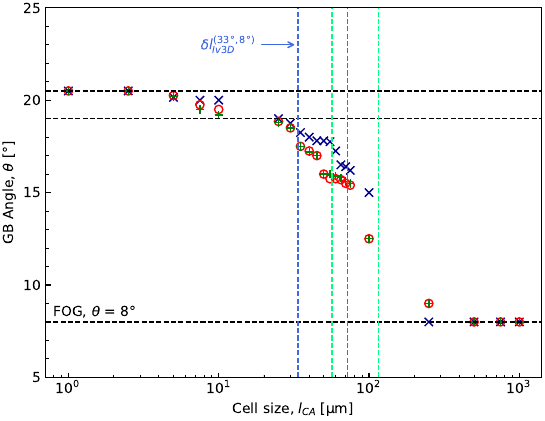

Source code (Python):
import matplotlib.pyplot as plt
from matplotlib import rc
from matplotlib.ticker import (MultipleLocator, AutoMinorLocator)
import numpy as np

# rc('font', **{'family': 'serif', 'serif': ['Computer Modern']})
# rc('text', usetex=True)

data_Iv2D = np.loadtxt('Ang_CA2D_Iv2D.txt')
data_Iv3D = np.loadtxt('Ang_CA2D_Iv3D.txt')
data_Iv3D_50 = np.loadtxt('Ang_Iv3D_a50.txt')

x_2D = data_Iv2D[:, 0]
y_2D = data_Iv2D[:, 1]

x_3D = data_Iv3D[:, 0]
y_3D = data_Iv3D[:, 1]

x_3D_50 = data_Iv3D_50[:, 0]
y_3D_50 = data_Iv3D_50[:, 1]

fig, ax = plt.subplots()

ax.plot(x_2D, y_2D, 'x', color='darkblue')
ax.plot(x_3D, y_3D, 'o', color='red', mfc='none')
ax.plot(x_3D_50, y_3D_50, '+', color='green')

ax.set_xlabel('Cell size, $l_{CA}$ [µm]')
ax.set_ylabel(r'GB Angle, $\theta$ [°]')
ax.semilogx()
ax.tick_params(direction='in', which='both')
ax.yaxis.set_major_locator(MultipleLocator(5))
ax.yaxis.set_minor_locator(MultipleLocator(1))
ax.set_ylim(5, 25)

ax.axhline(8, color='black', linestyle='--', linewidth=1)
ax.axhline(19, color='black', linestyle='--', linewidth=1)
ax.axhline(20.5, color='black', linestyle='--', linewidth=1)

ax.axvline(33.6, color='royalblue', linestyle='--', linewidth=1)
ax.axvline(72.1, color='royalblue', linestyle='--', linewidth=1)
ax.axvline(56.6, color='springgreen', linestyle='--', linewidth=1)
ax.axvline(115.8, color='springgreen', linestyle='--', linewidth=1)

plt.text(1.5, 8.5, r'FOG, $\theta$ = 8°', ha='center', va='center')
plt.annotate(r'$\delta{l^{(33°, 8°)}_{Iv3D}}$', color='royalblue',
 xy=(33.6, 23), xycoords='data',
 xytext=(-70, 0), textcoords='offset points', va='center',
 arrowprops=dict(arrowstyle="->", color='royalblue'))


plt.savefig('PhD_P3.pdf', bbox_inches='tight', pad_inches=0.025)
plt.show()
